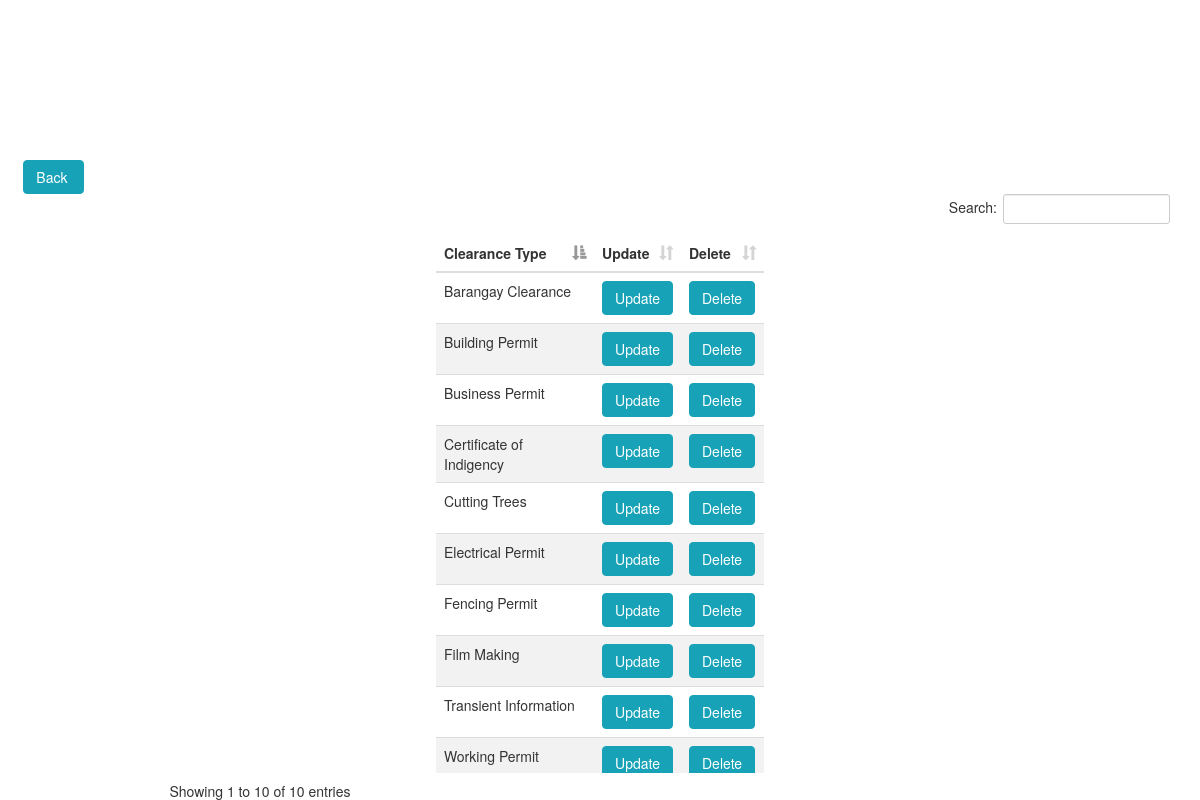
Page /Finance/ViewClearanceList.php on the committed database.
### tables this page shows
CREATE TABLE `finance_clearance_list` (
  `clearance_id` int(11) NOT NULL,
  `clearance_form` varchar(100) NOT NULL
);

### Finance/ViewClearanceList.php (the view, shortened to what this page needs)
<!DOCTYPE html>
<html lang="en">
<head>
    <link href="css/bootstrap.min.css" rel="stylesheet">
    <link href="css/css/mis.css" rel="stylesheet">
    <link href="vendor/css/dataTables.bootstrap.min.css" rel="stylesheet">
</head>
<body style="margin-top: 5%;">
    <br><br>
    <button type="button" class="btn btn-primary col-lg-offset-0" onclick="location.href = 'ClearanceType.php';">Back
    </button>
    <link href="Style.css" type="text/css" rel="stylesheet">
    <center>
        <?php
include('dbcon.php');
$res = mysqli_query($db, "SELECT * FROM `finance_clearance_list`");?>
        <div class="container">
            <div class="table-responsive">
                <table class="table table table-hover" id="mytable">
                    <thead>
                        <tr>
                            <th scope="col">Clearance Type</th>
                            <th scope="col">Update</th>
                            <th scope="col">Delete</th>
                        </tr>
                    </thead>
                    <?php
while($row = mysqli_fetch_array($res)){
?>
                    <tr>
                        <td><?php echo $row["clearance_form"]?></td>
                        <td><a href="ClearanceTypeUpdate.php?id=<?php echo $row['clearance_id']?>"
                                class="btn btn-primary">Update</a></td>
                        <td><input type="button" onClick="deleteme(<?php echo $row['clearance_id']?>)" name="Delete"
                                value="Delete" class="btn btn-primary"></td>
                    </tr>
                    <?php
}
?>
            </div>
        </div>
    </center>
</body>
</html>

### Finance/Style.css (style rules this page uses)
body { background-color: white; padding-top: 5%; }

### Finance/ViewClearanceList.php (style rules this page uses)
table { border-collapse: collapse; width: 50%; }
th, td { text-align: left; padding: 5px; }
tr:nth-child(even) { background-color: #f2f2f2; }

### rows in the picture
finance_clearance_list: clearance_form "Barangay Clearance"
finance_clearance_list: clearance_form "Building Permit"
finance_clearance_list: clearance_form "Business Permit"
finance_clearance_list: clearance_form "Certificate of Indigency"
finance_clearance_list: clearance_form "Cutting Trees"
finance_clearance_list: clearance_form "Electrical Permit"
finance_clearance_list: clearance_form "Fencing Permit"
finance_clearance_list: clearance_form "Film Making"
finance_clearance_list: clearance_form "Transient Information"
finance_clearance_list: clearance_form "Working Permit"
